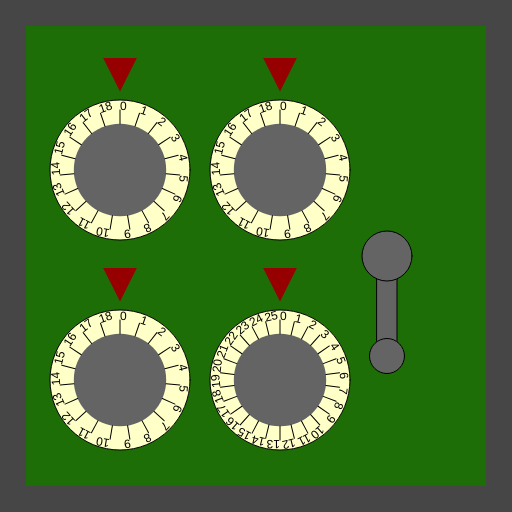
Frame 1 (no input)
Frame 60 (no input): identical to frame 1, image omitted
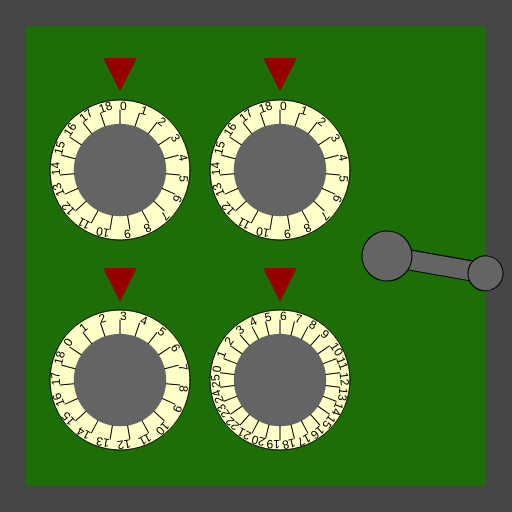
Frame 120 (the mouse pressed at the canvas centre since frame 60)

The p5.js sketch that drew these frames (run headless with seeded random() and noise() and a simulated clock; from frame 60 on, the mouse is pressed at the canvas centre):

// p5.js sketch
// ── sketch.js
/*

Officer: 6319957
CaseNum: 303-2-92316231-6319957

Case 303 - The Case of the Crooked Attorney
Stage 3 - The Gates Bank

I’ve made an appointment for you at the Gates Bank to retrieve your safe deposit box from the vault.
Actually you will break into Torvalds’ one.

Crack the safe by doing the following:

	Whilst the mouse is being dragged:
	- Make Secret_store_key_0 equal to the value of mouseY
	- Use the 'min' function to prevent Secret_store_key_0 from going above 13

	When the mouse button is pressed:
	- Increment Secret_store_key_1 by 3
	- Use the 'min' function to prevent Secret_store_key_1 from going above 16

	When the mouse button is released:
	- Make Secret_store_key_2 equal to the value of mouseX
	- Use the 'constrain' function to prevent Secret_store_key_2 from falling below 4 and going above 14

	When the mouse button is pressed:
	- Decrement Secret_store_key_3 by 3
	- Use the 'constrain' function to prevent Secret_store_key_3 from falling below 6 and going above 21

	Whilst the mouse is moving:
	- Make Secret_store_key_4 equal to the value of mouseY
	- Use the 'min' function to prevent Secret_store_key_4 from going above 80



This time you'll need to create the relevant event handlers yourself.

There are many possible ways of investigating this case, but you
should use ONLY the following commands:

	- The assignment operator aka. the equals sign !
	- mouseX, mouseY
	- Incrementing +=
	- Decrementing -=
	- min, max
	- constrain

*/

//declare the variables

var Secret_store_key_0;
var Secret_store_key_1;
var Secret_store_key_2;
var Secret_store_key_3;
var Secret_store_key_4;

function preload() {
  //IMAGES WILL BE LOADED HERE
}

function setup() {
  createCanvas(512, 512);

  //initialise the variables
  Secret_store_key_0 = 0;
  Secret_store_key_1 = 0;
  Secret_store_key_2 = 0;
  Secret_store_key_3 = 0;
  Secret_store_key_4 = 0;
}

///////////////////EVENT HANDLERS///////////////////

//Create event handlers here to open the safe ...

function mouseDragged() {
  Secret_store_key_0 = mouseY;
  Secret_store_key_0 = min(mouseY, 13);
}

function mousePressed() {
  Secret_store_key_1 += 3;
  Secret_store_key_1 = min(Secret_store_key_1, 16);
  // - Decrement Secret_store_key_3 by 3
  // - Use the 'constrain' function to prevent Secret_store_key_3 from falling below 6 and going above 21
  Secret_store_key_3 -= 3;
  Secret_store_key_3 = constrain(Secret_store_key_3, 6, 21);
}

function mouseReleased() {
  Secret_store_key_2 = mouseX;
  Secret_store_key_2 = constrain(Secret_store_key_2, 4, 14);
}

function mouseMoved() {
  Secret_store_key_4 = mouseY;
  Secret_store_key_4 = min(Secret_store_key_4, 80);
}

///////////////DO NOT CHANGE CODE BELOW THIS POINT///////////////////

function draw() {
  //Draw the safe door
  background(70);
  noStroke();
  fill(29, 110, 6);
  rect(26, 26, width - 52, width - 52);

  //Draw the combination dials
  push();
  translate(120, 170);
  drawDial(140, Secret_store_key_0, 19);
  pop();

  push();
  translate(120, 380);
  drawDial(140, Secret_store_key_1, 19);
  pop();

  push();
  translate(280, 170);
  drawDial(140, Secret_store_key_2, 19);
  pop();

  push();
  translate(280, 380);
  drawDial(140, Secret_store_key_3, 26);
  pop();

  //Draw the lever
  push();
  translate(width - 125, 256);
  drawLever(Secret_store_key_4);
  pop();
}

function drawDial(diameter, num, maxNum) {
  //the combination lock

  var r = diameter * 0.5;
  var p = r * 0.6;

  stroke(0);
  fill(255, 255, 200);
  ellipse(0, 0, diameter, diameter);
  fill(100);
  noStroke();
  ellipse(0, 0, diameter * 0.66, diameter * 0.66);
  fill(150, 0, 0);
  triangle(-p * 0.4, -r - p, p * 0.4, -r - p, 0, -r - p / 5);

  noStroke();

  push();
  var inc = 360 / maxNum;

  rotate(radians(-num * inc));
  for (var i = 0; i < maxNum; i++) {
    push();
    rotate(radians(i * inc));
    stroke(0);
    line(0, -r * 0.66, 0, -(r - 10));
    noStroke();
    fill(0);
    text(i, 0, -(r - 10));
    pop();
  }

  pop();
}

function drawLever(rot) {
  push();
  rotate(radians(-rot));
  stroke(0);
  fill(100);
  rect(-10, 0, 20, 100);
  ellipse(0, 0, 50, 50);
  ellipse(0, 100, 35, 35);
  pop();
}
